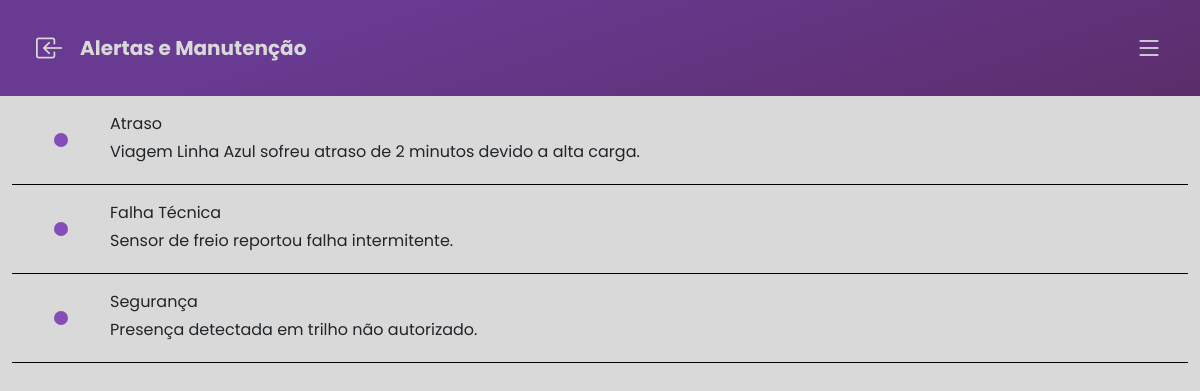
/public/alertas.php (signed in), run on the app's committed database.
### tables this page shows
CREATE TABLE alerta (
    id_alerta INT AUTO_INCREMENT PRIMARY KEY,
    tipo ENUM('Atraso', 'Falha Técnica', 'Segurança'),
    mensagem TEXT,
    data_hora DATETIME DEFAULT CURRENT_TIMESTAMP,
    criticidade ENUM('Baixa', 'Média', 'Alta'),
    id_viagem_fk INT,
    FOREIGN KEY (id_viagem_fk) REFERENCES viagem(id_viagem)
);

### public/alertas.php (the view, shortened to what this page needs)
<?php
include 'db.php';
if (isset($_GET['id'])) {
    $id_alerta = $_GET['id'];
    $sql = "SELECT * FROM alerta WHERE id_alerta='$id_alerta'";
    $result = $conn->query($sql);
    $alerta_row = $result->fetch(PDO::FETCH_ASSOC);
    $tipo = $alerta_row['tipo'];
    $mensagem = $alerta_row['mensagem'];
    $criticidade = $alerta_row['criticidade'];
    $data_hora = $alerta_row['data_hora'];
?>
    <html lang="pt-br">
    <head>
        <meta charset="UTF-8">
        <title>Detalhes do Alerta</title>
        <meta name="viewport" content="width=device-width, initial-scale=1.0">
        <link href="https://cdn.jsdelivr.net/npm/bootstrap@5.3.8/dist/css/bootstrap.min.css" rel="stylesheet">
        <link rel="stylesheet" href="https://cdn.jsdelivr.net/npm/bootstrap-icons@1.13.1/font/bootstrap-icons.min.css">
        <link rel="stylesheet" href="../styles/style.css">
    </head>
    <body>
        <main>
            <div class="container-fluid">
                <div class="row headerDash d-flex align-items-center">
                    <div class="col-8 welcome lh-1">
                        <div class="col ms-4 fw-bold fs-5 d-flex align-items-center">
                            <i class="bi bi-box-arrow-in-left fs-3 me-3" onclick="window.location.href='dashboard.php'"></i>
                            <p class="mb-0">Detalhes do Alerta</p>
                        </div>
                    </div>
                    <div class="col-4">
                        <div class="col d-flex align-items-center justify-content-end">
                            <?php include 'partials/sidebar.php'; ?>
                        </div>
                    </div>
                </div>
                <div class="row d-flex justify-content-center mt-5">
                    <div class="col-11 col-md-7">
                        <div class="card text-center rounded-4">
                            <div class="card-header cardHeaderAlertas rounded-top-4">
                                <p class=" text-center tituloDark fs-1 fw-medium mb-0">Tipo: <?php echo htmlspecialchars($tipo); ?></p>
                            </div>
                            <div class="card-body">
                                <div class="text-body-secondary">
                                    <p class="tituloLight fs-5 mb-0">Mensagem: </p>
                                    <p><?php echo htmlspecialchars($mensagem); ?></p>
                                </div>
                                <div class="text-body-secondary">
                                    <p class="tituloLight fs-5 mb-0">Criticidade: </p>
                                    <p><?php echo htmlspecialchars($criticidade); ?></p>
                                </div>
                                <div class="card-footer text-body-secondary">
                                    <p class="tituloLight fs-5 mb-0">Data e Hora: </p>
                                    <p class="mb-0"><?php echo htmlspecialchars($data_hora); ?></p>
                                </div>
                            </div>
                        </div>
                    </div>
                </div>
        </main>
    </body>
    </html>
<?php
} else {
    $sql = "SELECT * FROM alerta";
    $resultAlerta = $conn->query($sql);
    $alertas = $resultAlerta->fetchAll(PDO::FETCH_ASSOC);
?>
    <html lang="en">
    <head>
        <link href="https://cdn.jsdelivr.net/npm/bootstrap@5.3.8/dist/css/bootstrap.min.css" rel="stylesheet">
        <link rel="stylesheet" href="../styles/style.css">
    </head>
    <body>
        <main>
            <div class="container-fluid">
                <div class="row headerDash d-flex align-items-center">
                    <div class="col-8  welcome lh-1">
                        <div class="col ms-4 fw-bold fs-5 d-flex align-items-center">
                            <i class="bi bi-box-arrow-in-left fs-3 me-3" onclick="window.location.href='dashboard.php'"></i>
                            <p class="mb-0">Alertas e Manutenção</p>
                        </div>
                    </div>
                    <div class="col-4">
                        <div class="col d-flex align-items-center justify-content-end">
                            <?php include 'partials/sidebar.php'; ?>
                        </div>
                    </div>
                </div>
                <div class="scrollAlertas">
                    <?php
                    $alertas = array_filter($alertas, function ($row) {
                        return !empty($row['tipo']) || !empty($row['mensagem']);
                    });
                    ?>
                    <?php if (count($alertas) > 0): ?>
                        <?php foreach ($alertas as $row): ?>
                            <div class="row row-cols-1 border-bottom border-black">
                                <div class="col-12 d-flex align-items-center mt-3 mb-3">
                                    <div class="col-1 d-flex justify-content-center align-items-center">
                                        <img src="../assets/icon/Ellipse 16.svg" alt="">
                                    </div>
                                    <div class="col-9" onclick="location.href='alertas.php?id=<?php echo $row['id_alerta']; ?>'" style="cursor: pointer;">
                                        <p class="mb-1"><?php echo htmlspecialchars($row['tipo']); ?></p>
                                        <p class="mb-1"><?php echo htmlspecialchars($row['mensagem']); ?></p>
                                    </div>
                                </div>
                            </div>
                        <?php endforeach; ?>
                    <?php else: ?>
                        <div class="text-center mt-3 mb-3 text-muted">
                            <p>Nenhum alerta disponível.</p>
                        </div>
                    <?php endif; ?>
                </div>
            </div>
        </main>
    </body>
    </html>
<?php
}
?>

### styles/style.css (style rules this page uses)
body { background-color: #D9D9D9; font-family: 'Poppins', sans-serif; width: 100%; margin: 0; overflow-x: hidden; }
.bodyDashboard { background-color: #D9D9D9; width: 100vw; height: 100vh; overflow-x: hidden; }
.headerDash { background: #683A91; background: linear-gradient(161deg, rgba(104, 58, 145, 1) 30%, rgba(92, 45, 107, 1) 100%); height: 12vh; }
.welcome { color: #D9D9D9; }
.scrollAlertas { height: 36vh; overflow-y: auto; overflow-x: hidden; }

### data on the page
alerta: tipo "Atraso", mensagem "Viagem Linha Azul sofreu atraso de 2 minutos devido a alta carga."
alerta: tipo "Falha Técnica", mensagem "Sensor de freio reportou falha intermitente."
alerta: tipo "Segurança", mensagem "Presença detectada em trilho não autorizado."
